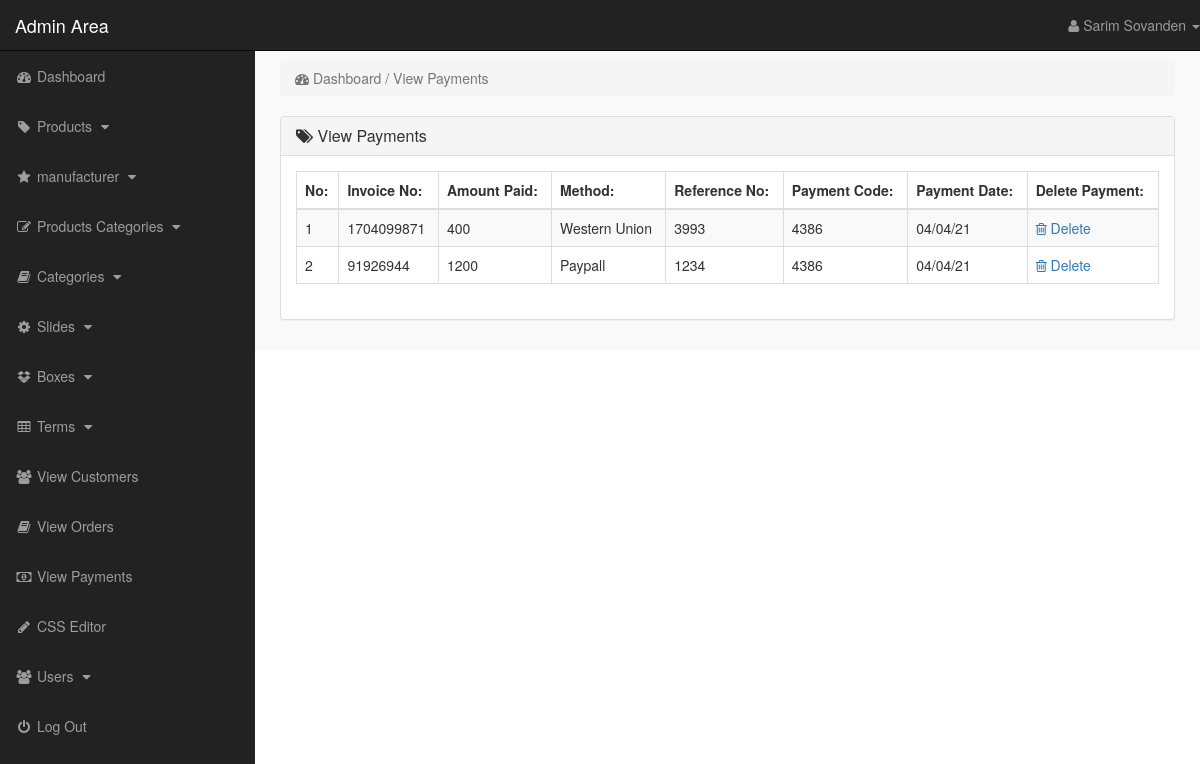
The page /admin_area/index.php?view_payments (signed in) on the database its author committed.
### tables this page shows
CREATE TABLE `payments` (
  `payment_id` int(10) NOT NULL,
  `invoice_no` int(10) NOT NULL,
  `amount` int(10) NOT NULL,
  `payment_mode` text NOT NULL,
  `ref_no` int(10) NOT NULL,
  `code` int(10) NOT NULL,
  `payment_date` text NOT NULL
);

### admin_area/view_payments.php (the view)
<?php
    if(!isset($_SESSION['admin_email'])){
        echo "<script>window.open('login.php','_self')</script>";
    }else{
?>
<div class="row">
    <div class="col-lg-12">
        <ol class="breadcrumb">
            <li class="active">
                <i class="fa fa-dashboard"></i> Dashboard / View Payments
            </li>
        </ol>
    </div>
</div>
<div class="row">
    <div class="col-lg-12">
        <div class="panel panel-default">
            <div class="panel-heading">
                <h3 class="panel-title">
                    <i class="fa fa-tags"></i> View Payments
                </h3>
            </div>
            <div class="panel-body">
                <div class="table-responsive">
                    <table class="table table-striped table-bordered table-hover">
                        <thead>
                            <tr>
                                <th> No: </th>
                                <th> Invoice No: </th>
                                <th> Amount Paid: </th>
                                <th> Method: </th>
                                <th> Reference No: </th>
                                <th> Payment Code: </th>
                                <th> Payment Date: </th>
                                <th> Delete Payment: </th>
                            </tr>
                        </thead>
                        <tbody>
                            <?php
                                $i=0;
                                $get_payments = "select * from payments";
                                $run_payments = mysqli_query($con,$get_payments);
                                while($row_payments=mysqli_fetch_array($run_payments)){
                                    $payment_id = $row_payments['payment_id'];
                                    $invoice_no = $row_payments['invoice_no'];
                                    $amount = $row_payments['amount'];
                                    $payment_mode = $row_payments['payment_mode'];
                                    $ref_no = $row_payments['ref_no'];
                                    $code = $row_payments['code'];
                                    $payment_date = $row_payments['payment_date'];
                                    $i++;
                            ?>
                            <tr>
                                <td> <?php echo $i; ?> </td>
                                <td> <?php echo $invoice_no; ?> </td>
                                <td> <?php echo $amount; ?></td>
                                <td> <?php echo $payment_mode; ?> </td>
                                <td> <?php echo $ref_no; ?></td>
                                <td> <?php echo $code; ?> </td>
                                <td> <?php echo $payment_date; ?> </td>
                                <td>
                                    <a href="index.php?delete_payment=<?php echo $payment_id; ?>">
                                        <i class="fa fa-trash-o"></i> Delete
                                    </a>
                                </td>
                            </tr>
                            <?php } ?>
                        </tbody>
                    </table>
                </div>
            </div>
        </div>
    </div>
</div>
<?php } ?>

### admin_area/includes/sidebar.php (shortened to what this page needs)
<?php
    if(!isset($_SESSION['admin_email'])){
        echo "<script>window.open('login.php','_self')</script>";
    }else{
?>
<nav class="navbar navbar-inverse navbar-fixed-top">
    <div class="navbar-header">
        <a href="index.php?dashboard" class="navbar-brand">Admin Area</a>
    </div>
    <ul class="nav navbar-right top-nav">
        <li class="dropdown">
            <a href="#" class="dropdown-toggle" data-toggle="dropdown">
                <i class="fa fa-user"></i> <?php echo $admin_name;  ?> <b class="caret"></b>
            </a>
        </li>
    </ul>
    <div class="collapse navbar-collapse navbar-ex1-collapse">
        <ul class="nav navbar-nav side-nav">
            <li>
                <a href="index.php?dashboard">
                    <i class="fa fa-fw fa-dashboard"></i> Dashboard
                </a>
            </li>
            <li>
                <a href="#" data-toggle="collapse" data-target="#products">
                    <i class="fa fa-fw fa-tag"></i> Products
                    <i class="fa fa-fw fa-caret-down"></i>
                </a>
            </li>
            <li>
                <a href="#" data-toggle="collapse" data-target="#manufacturer">
                    <i class="fa fa-fw fa-star"></i> manufacturer
                    <i class="fa fa-fw fa-caret-down"></i>
                </a>
            </li>
            <li>
                <a href="#" data-toggle="collapse" data-target="#p_cat">
                    <i class="fa fa-fw fa-edit"></i> Products Categories
                    <i class="fa fa-fw fa-caret-down"></i>
                </a>
            </li>
            <li>
                <a href="#" data-toggle="collapse" data-target="#cat">
                    <i class="fa fa-fw fa-book"></i> Categories
                    <i class="fa fa-fw fa-caret-down"></i>
                </a>
            </li>
            <li>
                <a href="#" data-toggle="collapse" data-target="#slides">
                    <i class="fa fa-fw fa-gear"></i> Slides
                    <i class="fa fa-fw fa-caret-down"></i>
                </a>
            </li>
            <li>
                <a href="#" data-toggle="collapse" data-target="#boxes">
                    <i class="fa fa-fw fa-dropbox"></i> Boxes
                    <i class="fa fa-fw fa-caret-down"></i>
                </a>
            </li>
            <li>
                <a href="#" data-toggle="collapse" data-target="#terms">
                    <i class="fa fa-fw fa-table"></i> Terms
                    <i class="fa fa-fw fa-caret-down"></i>
                </a>
            </li>
            <li>
                <a href="index.php?view_customers">
                    <i class="fa fa-fw fa-users"></i> View Customers
                </a>
            </li>
            <li>
                <a href="index.php?view_orders">
                    <i class="fa fa-fw fa-book"></i> View Orders
                </a>
            </li>
            <li>
                <a href="index.php?view_payments">
                    <i class="fa fa-fw fa-money"></i> View Payments
                </a>
            </li>
            <li>
                <a href="index.php?edit_css">
                    <i class="fa fa-fw fa-pencil"></i> CSS Editor
                </a>
            </li>
            <li>
                <a href="#" data-toggle="collapse" data-target="#users">
                    <i class="fa fa-fw fa-users"></i> Users
                    <i class="fa fa-fw fa-caret-down"></i>
                </a>
            </li>
            <li>
                <a href="logout.php">
                    <i class="fa fa-fw fa-power-off"></i> Log Out
                </a>
            </li>
        </ul>
    </div>
</nav>
<?php } ?>

### admin_area/css/style.css (style rules this page uses)
body { margin-top: 100px; }
@media (min-width: 768px) { body { margin-top: 50px; } }
.top-nav > li > a { color: #999999; line-height: 20px; padding-top: 15px; padding-bottom: 15px; }
@media (min-width: 768px) { .side-nav { position: fixed; top: 51px; bottom: 0; width: 255px; overflow-y: auto; overflow-x: hidden; background-color: #222222; padding-bottom: 40px; border-radius: 0; } }
@media (min-width: 768px) { .side-nav > li > a { width: 255px; } }
.panel-body { border-radius: 5px; }

### rows shown on the page
payments: invoice_no "1704099871", amount "400", payment_mode "Western Union", ref_no "3993", code "4386", payment_date "04/04/21"
payments: invoice_no "91926944", amount "1200", payment_mode "Paypall", ref_no "1234", code "4386", payment_date "04/04/21"

### other values the page prints
$admin_name "Sarim Sovanden"
